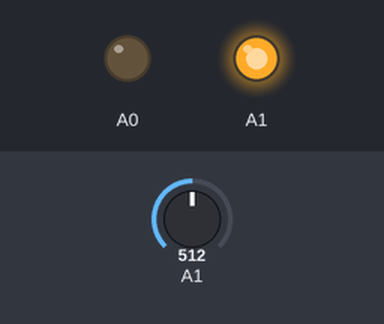
A sketch run on a simulated Arduino Uno, built with avr-gcc and run on an emulated ATmega328P. On the bench: output pins drawn as LEDs (lit = HIGH). The inputs (shaded band) are chosen by the test bench; at power-on: A1 = 512. What the sketch prints to the serial monitor is not drawn.

Above: at 0.1 s.
Timing chart, 0 to 1.6 s (numbered marks = the images above):
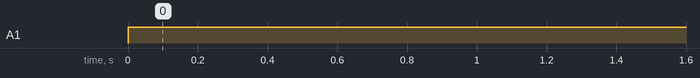

Measured:
- by itself, A1: LOW → HIGH at 0.00 s

The sketch:

capacimetro02.ino
```cpp
/************
 *
 * PROGRAMA E CIRCUITO DERAM ERRADOS. CONSTA ONLINE APENAS COMO ARQUIVO PARA QUE NUM FUTURO SEJA CONSERTADO
 *
 */

/* programa para medir a capacitância de um capacitor
 *  circuito simples (o mais simples que consegui pensar e fazer)
 *  O objetivo é determinar a capacitância de pequenos valores
 *  Conecte o positivo do capacitor na porta A0
 *  Conecte o negativo na porta A0
 */

 //definindo tensao de leitura
 float tensao=0;

 //para medida do tempo
 int tempo0=0, tempo1=0, tau=0;


//contador do TESTE
int teste = 1;

//capacitancia media acumulada nos testes
float capAcum=0;
void setup() {
 //inicializando o monitor serial
 Serial.begin(9600);
}
void loop() {
  //configurando as saídas para carregar o capacitor
  //GND
  pinMode(A0, OUTPUT);
  pinMode(A1, OUTPUT);
  //carregando o capacitor. Considerando uma impedância de 100M e um capacitor de 10 nanoF no máximo, vamos
  //aguardar 6 tau = 6 * R * C = 6 segundos
  digitalWrite(A0, LOW);
  digitalWrite(A1,HIGH);
  Serial.println("Começando o carregamento... ");
  delay(1000);
  Serial.println("Carregamento concluído.\n");
  Serial.println("Iniciando descarga...");
  //configurando a entrada analógica
  pinMode(A1, INPUT);
  int prov = analogRead(A1);
  delay(5000);
  /*
  Serial.print(teste);
  Serial.println(" ...");
 delay(100);
 //Ligando o relé ao 5 V
 digitalWrite(3,1);
 tempo0=millis();
 do{
  //tensao=(float)analogRead(A0)*5/1023;
  //Serial.println(tensao);
  //delay(100);
 }while(analogRead(A0)<1000);
 tempo1=millis();
 tau=tempo1-tempo0;
 Serial.print("Tempo de carga: ");
 Serial.print(tau/1000);
 Serial.println(" s.");
 Serial.println("Iniciando descarga do capacitor.");
 tempo0=millis();
 //Descarregando o capacitor
 digitalWrite(3,0);
 delay(10);
 while(1==1){
  //tensao=(float)analogRead(A0)*5/1023;
  //Serial.println(tensao);
  if(analogRead(A0)<0.63*1000){
    break;
  }
 }
 tempo1=millis();
 tau=tempo1-tempo0;
 Serial.print("O tempo para rescarregar 63% da carga do capacitor é de ");
 Serial.print(tau/1000);
 Serial.println(" s.");
 //consideranto o resistor igual a 10k e impedancia de 10k na porta A0, calculamos a capacitancia
 Serial.print("O valor da capacitancia é de ");
 //o valor abaixo foi obtido utilizando um capacitor conhecido (encontrando 9,8k para a impedancia da porta A0
 Serial.print(tau/4.9298);
 Serial.println(" microfarads.");
 Serial.print("O valor da capacitancia média nos testes é de ");
 capAcum=tau/4.9298+capAcum;
 Serial.print(capAcum/teste);
 Serial.println(" microfarads.");
 delay(100);
 teste++;*/
}
```
